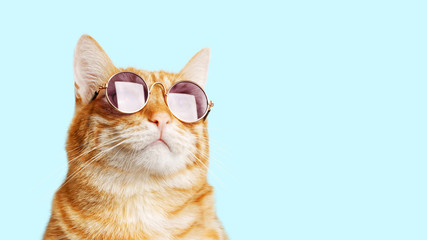
#> input picture cat.jpg, 427 x 240 px, found by its file name
$ jupyter execute --allow-errors Processing_Image_data_in_Python_for_Deep_Learning.ipynb
#> lines starting #> are read from the running program, lines starting #| are printed output that depends on the picture
[cell 1]
# !wget "https://t4.ftcdn.net/jpg/03/03/62/45/240_F_303624505_u0bFT1Rnoj8CMUSs8wMCwoKlnWlh5Jiq.jpg"

[cell 2]
import matplotlib.pyplot as plt
import matplotlib.image as mpimg

[cell 3]
img=mpimg.imread("/content/cat.jpg")
#> img is the input picture: shape (240, 427, 3); mean R, G, B 208.6, 229.9, 225.5
type(img)

[cell 4]
img.shape
#> Out = (240, 427, 3)

[cell 5]
print(img)
#> (printed output is left out)

[cell 6]
img_plot=plt.imshow(img)
plt.show()

# resize image

[cell 7]
from PIL import Image
img_0=Image.open("/content/cat.jpg")
image_resize=img_0.resize((200,200))
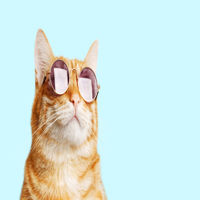
#> image_resize: PIL image 200x200 RGB; mean R, G, B 208.6, 229.9, 225.5

[cell 8]
image_resize.save("cat_image_resize.jpg")

#> (a cell that did not finish here is left out)

#> (a cell that did not finish here is left out)

# convert rgb to grayscale image

[cell 11]
import cv2

[cell 12]
imag2=cv2.imread("/content/cat.jpg")

[cell 13]
type(imag2)

[cell 14]
imag2.shape
#> Out = (240, 427, 3)

[cell 15]
gray_image=cv2.cvtColor(imag2,cv2.COLOR_RGB2GRAY)
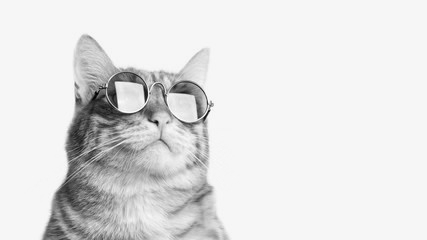
#> gray_image: shape (240, 427); min 1, max 255, mean 226.1
type(gray_image)

[cell 16]
gray_image.shape
#> Out = (240, 427)

[cell 17]
from google.colab.patches import cv2_imshow
cv2_imshow(gray_image)
plt.show()

[cell 18]
cv2.imwrite("gray_image_0.jpg",gray_image)
#> Out = True
